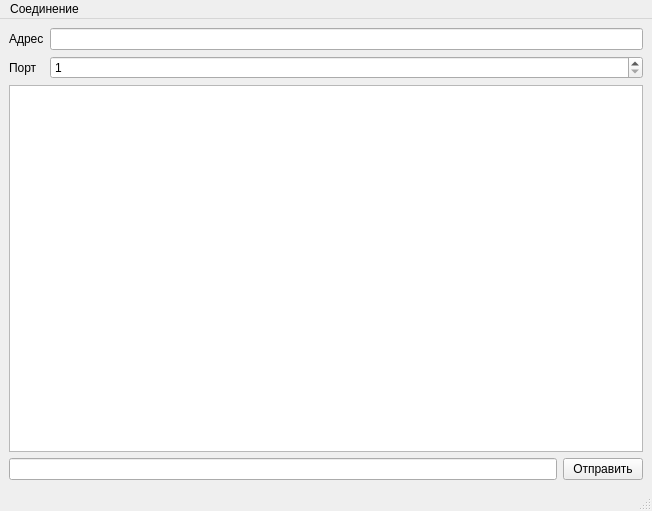
<?xml version="1.0" encoding="UTF-8"?>
<ui version="4.0">
 <class>MainWindow</class>
 <widget class="QMainWindow" name="MainWindow">
  <property name="geometry">
   <rect>
    <x>0</x>
    <y>0</y>
    <width>652</width>
    <height>511</height>
   </rect>
  </property>
  <property name="windowTitle">
   <string>MainWindow</string>
  </property>
  <widget class="QWidget" name="centralwidget">
   <layout class="QGridLayout" name="gridLayout_3">
    <item row="0" column="0">
     <layout class="QGridLayout" name="gridLayout">
      <item row="0" column="0">
       <widget class="QLabel" name="label">
        <property name="text">
         <string>Адрес</string>
        </property>
       </widget>
      </item>
      <item row="0" column="1">
       <widget class="QLineEdit" name="lineEdit"/>
      </item>
      <item row="1" column="0">
       <widget class="QLabel" name="label_2">
        <property name="text">
         <string>Порт</string>
        </property>
       </widget>
      </item>
      <item row="1" column="1">
       <widget class="QSpinBox" name="spinBox">
        <property name="minimum">
         <number>1</number>
        </property>
        <property name="maximum">
         <number>65535</number>
        </property>
       </widget>
      </item>
     </layout>
    </item>
    <item row="1" column="0">
     <layout class="QGridLayout" name="gridLayout_2">
      <item row="0" column="0" colspan="2">
       <widget class="QTextEdit" name="textEdit"/>
      </item>
      <item row="1" column="0">
       <widget class="QLineEdit" name="lineEdit_2"/>
      </item>
      <item row="1" column="1">
       <widget class="QPushButton" name="pushButton">
        <property name="text">
         <string>Отправить</string>
        </property>
       </widget>
      </item>
     </layout>
    </item>
   </layout>
  </widget>
  <widget class="QMenuBar" name="menubar">
   <property name="geometry">
    <rect>
     <x>0</x>
     <y>0</y>
     <width>652</width>
     <height>26</height>
    </rect>
   </property>
   <widget class="QMenu" name="menu">
    <property name="title">
     <string>Соединение</string>
    </property>
    <addaction name="action_2"/>
    <addaction name="action_4"/>
   </widget>
   <addaction name="menu"/>
  </widget>
  <widget class="QStatusBar" name="statusbar"/>
  <action name="action">
   <property name="text">
    <string>Подключить</string>
   </property>
  </action>
  <action name="action_2">
   <property name="text">
    <string>Подключить</string>
   </property>
  </action>
  <action name="action_4">
   <property name="text">
    <string>Отключить</string>
   </property>
  </action>
 </widget>
 <resources/>
 <connections/>
</ui>
